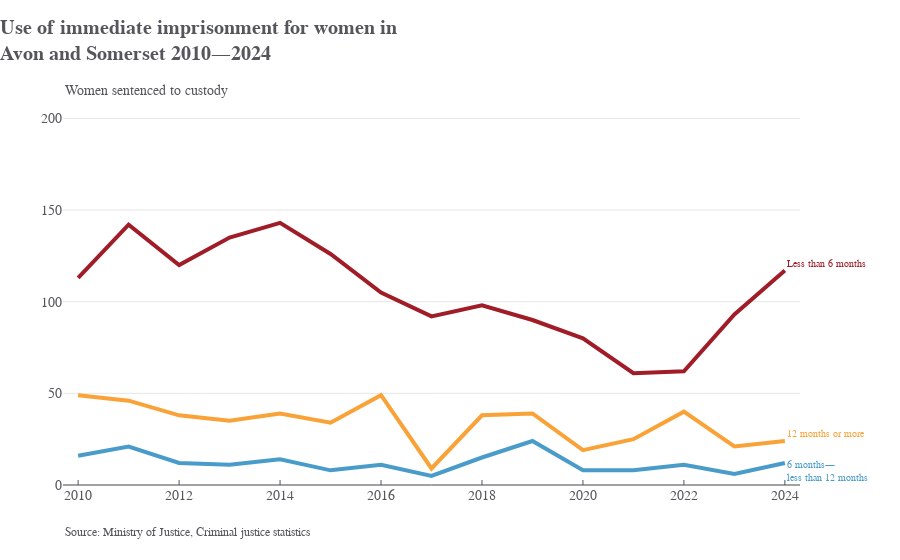
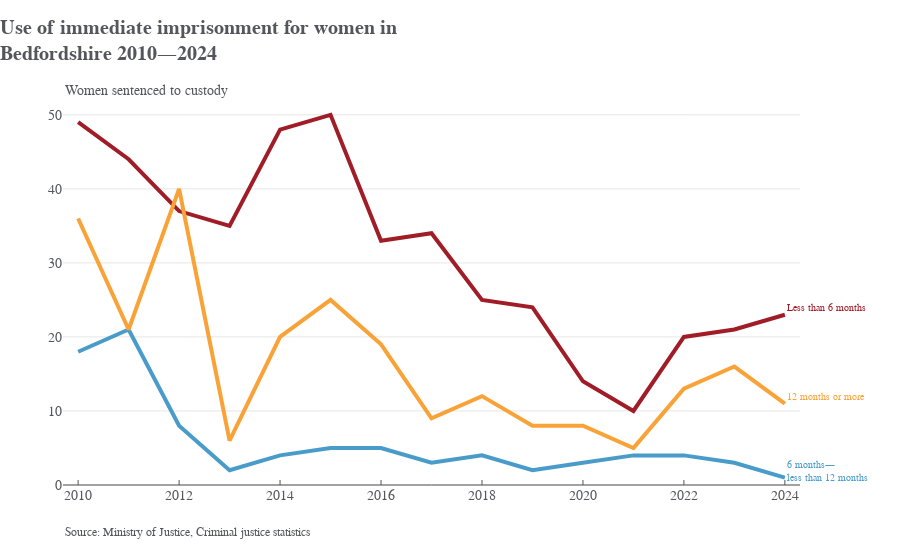
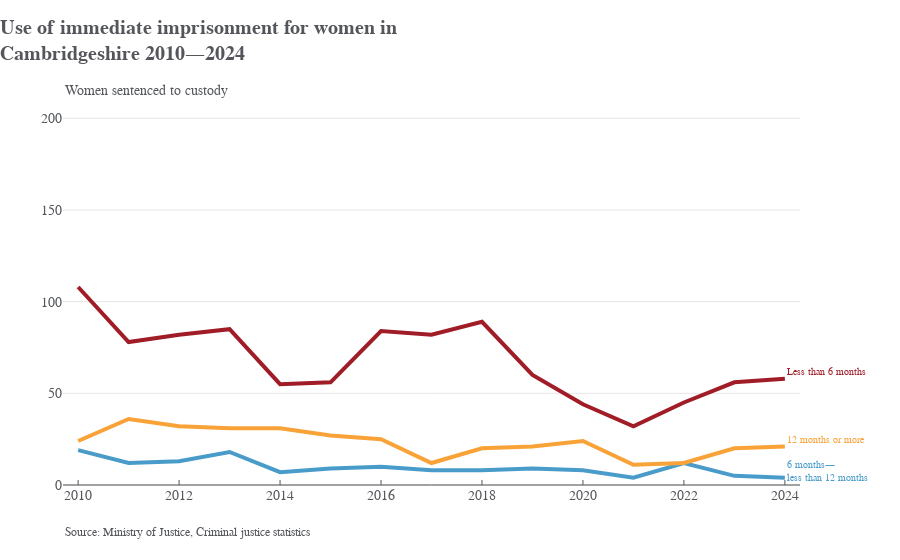
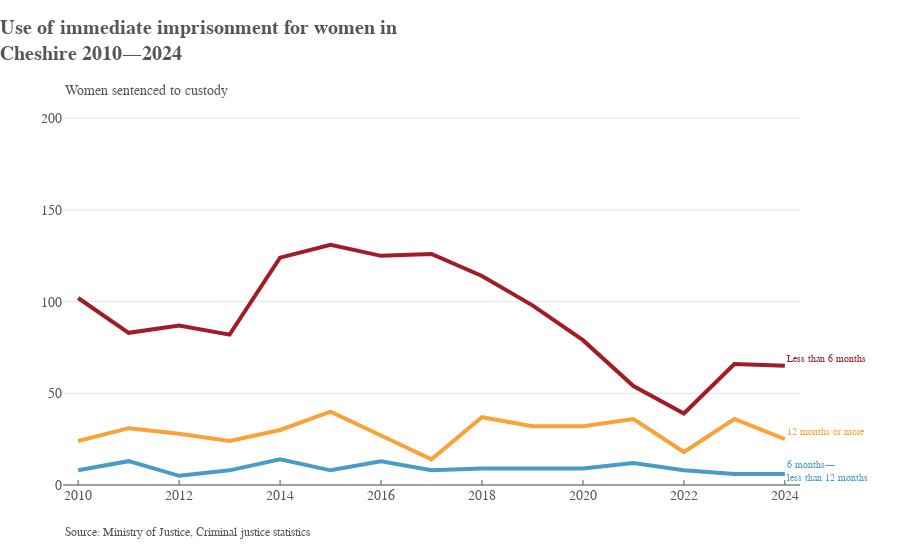

The code cell stored with these charts, in order, in its notebook:
### Code cell
chart1.main()

### Figure 1 — Plotly figure (JSON) as saved in the notebook; plotly's stock layout.template omitted (floating-point values rounded to 4 significant figures)
{"data": [{"hovertemplate": "%{y}<extra></extra>", "meta": "Avon and Somerset", "mode": "lines", "name": "Less than 6 months", "type": "scatter", "x": [2010, 2011, 2012, 2013, 2014, 2015, 2016, 2017, 2018, 2019, 2020, 2021, 2022, 2023, 2024], "y": [113, 142, 120, 135, 143, 126, 105, 92, 98, 90, 80, 61, 62, 93, 117]}, {"hovertemplate": "%{y}<extra></extra>", "meta": "Avon and Somerset", "mode": "lines", "name": "6 months—<br>less than 12 months", "type": "scatter", "x": [2010, 2011, 2012, 2013, 2014, 2015, 2016, 2017, 2018, 2019, 2020, 2021, 2022, 2023, 2024], "y": [16, 21, 12, 11, 14, 8, 11, 5, 15, 24, 8, 8, 11, 6, 12]}, {"hovertemplate": "%{y}<extra></extra>", "meta": "Avon and Somerset", "mode": "lines", "name": "12 months or more", "type": "scatter", "x": [2010, 2011, 2012, 2013, 2014, 2015, 2016, 2017, 2018, 2019, 2020, 2021, 2022, 2023, 2024], "y": [49, 46, 38, 35, 39, 34, 49, 9, 38, 39, 19, 25, 40, 21, 24]}], "layout": {"annotations": [{"align": "left", "font": {"color": "#A01D28", "size": 10}, "showarrow": false, "text": "Less than 6 months", "x": 2024, "xanchor": "left", "xref": "x", "y": 117, "yanchor": "bottom", "yref": "y"}, {"align": "left", "font": {"color": "#499CC9", "size": 10}, "showarrow": false, "text": "6 months—<br>less than 12 months", "x": 2024, "xanchor": "left", "xref": "x", "y": 0, "yanchor": "bottom", "yref": "y"}, {"align": "left", "font": {"color": "#F9A237", "size": 10}, "showarrow": false, "text": "12 months or more", "x": 2024, "xanchor": "left", "xref": "x", "y": 24, "yanchor": "bottom", "yref": "y"}, {"align": "left", "font": {"size": 12}, "showarrow": false, "text": "Source: Ministry of Justice, Criminal justice statistics", "x": 0, "xanchor": "left", "xref": "paper", "y": -0.1, "yanchor": "top", "yref": "paper"}, {"font": {"size": 14}, "showarrow": false, "text": "Women sentenced to custody", "x": 0, "xanchor": "left", "xref": "paper", "y": 1, "yanchor": "bottom", "yref": "paper"}], "hovermode": "x", "title": {"automargin": true, "text": "<b>Use of immediate imprisonment for women in<br>Avon and Somerset 2010—2024</b>", "x": 0, "xanchor": "left", "yref": "container"}, "xaxis": {"dtick": 2, "range": [2010.0, 2024.0], "tick0": 2010}, "yaxis": {"range": [0, 210], "tick0": 0, "tickformat": ",.0f", "title": {"text": ""}}}}

### Figure 2 — Plotly figure (JSON) as saved in the notebook; plotly's stock layout.template omitted (floating-point values rounded to 4 significant figures)
{"data": [{"hovertemplate": "%{y}<extra></extra>", "meta": "Bedfordshire", "mode": "lines", "name": "Less than 6 months", "type": "scatter", "x": [2010, 2011, 2012, 2013, 2014, 2015, 2016, 2017, 2018, 2019, 2020, 2021, 2022, 2023, 2024], "y": [49, 44, 37, 35, 48, 50, 33, 34, 25, 24, 14, 10, 20, 21, 23]}, {"hovertemplate": "%{y}<extra></extra>", "meta": "Bedfordshire", "mode": "lines", "name": "6 months—<br>less than 12 months", "type": "scatter", "x": [2010, 2011, 2012, 2013, 2014, 2015, 2016, 2017, 2018, 2019, 2020, 2021, 2022, 2023, 2024], "y": [18, 21, 8, 2, 4, 5, 5, 3, 4, 2, 3, 4, 4, 3, 1]}, {"hovertemplate": "%{y}<extra></extra>", "meta": "Bedfordshire", "mode": "lines", "name": "12 months or more", "type": "scatter", "x": [2010, 2011, 2012, 2013, 2014, 2015, 2016, 2017, 2018, 2019, 2020, 2021, 2022, 2023, 2024], "y": [36, 21, 40, 6, 20, 25, 19, 9, 12, 8, 8, 5, 13, 16, 11]}], "layout": {"annotations": [{"align": "left", "font": {"color": "#A01D28", "size": 10}, "showarrow": false, "text": "Less than 6 months", "x": 2024, "xanchor": "left", "xref": "x", "y": 23, "yanchor": "bottom", "yref": "y"}, {"align": "left", "font": {"color": "#499CC9", "size": 10}, "showarrow": false, "text": "6 months—<br>less than 12 months", "x": 2024, "xanchor": "left", "xref": "x", "y": 0, "yanchor": "bottom", "yref": "y"}, {"align": "left", "font": {"color": "#F9A237", "size": 10}, "showarrow": false, "text": "12 months or more", "x": 2024, "xanchor": "left", "xref": "x", "y": 11, "yanchor": "bottom", "yref": "y"}, {"align": "left", "font": {"size": 12}, "showarrow": false, "text": "Source: Ministry of Justice, Criminal justice statistics", "x": 0, "xanchor": "left", "xref": "paper", "y": -0.1, "yanchor": "top", "yref": "paper"}, {"font": {"size": 14}, "showarrow": false, "text": "Women sentenced to custody", "x": 0, "xanchor": "left", "xref": "paper", "y": 1, "yanchor": "bottom", "yref": "paper"}], "hovermode": "x", "title": {"automargin": true, "text": "<b>Use of immediate imprisonment for women in<br>Bedfordshire 2010—2024</b>", "x": 0, "xanchor": "left", "yref": "container"}, "xaxis": {"dtick": 2, "range": [2010.0, 2024.0], "tick0": 2010}, "yaxis": {"range": [0, 52], "tick0": 0, "tickformat": ",.0f", "title": {"text": ""}}}}

### Figure 3 — Plotly figure (JSON) as saved in the notebook; plotly's stock layout.template omitted (floating-point values rounded to 4 significant figures)
{"data": [{"hovertemplate": "%{y}<extra></extra>", "meta": "Cambridgeshire", "mode": "lines", "name": "Less than 6 months", "type": "scatter", "x": [2010, 2011, 2012, 2013, 2014, 2015, 2016, 2017, 2018, 2019, 2020, 2021, 2022, 2023, 2024], "y": [108, 78, 82, 85, 55, 56, 84, 82, 89, 60, 44, 32, 45, 56, 58]}, {"hovertemplate": "%{y}<extra></extra>", "meta": "Cambridgeshire", "mode": "lines", "name": "6 months—<br>less than 12 months", "type": "scatter", "x": [2010, 2011, 2012, 2013, 2014, 2015, 2016, 2017, 2018, 2019, 2020, 2021, 2022, 2023, 2024], "y": [19, 12, 13, 18, 7, 9, 10, 8, 8, 9, 8, 4, 12, 5, 4]}, {"hovertemplate": "%{y}<extra></extra>", "meta": "Cambridgeshire", "mode": "lines", "name": "12 months or more", "type": "scatter", "x": [2010, 2011, 2012, 2013, 2014, 2015, 2016, 2017, 2018, 2019, 2020, 2021, 2022, 2023, 2024], "y": [24, 36, 32, 31, 31, 27, 25, 12, 20, 21, 24, 11, 12, 20, 21]}], "layout": {"annotations": [{"align": "left", "font": {"color": "#A01D28", "size": 10}, "showarrow": false, "text": "Less than 6 months", "x": 2024, "xanchor": "left", "xref": "x", "y": 58, "yanchor": "bottom", "yref": "y"}, {"align": "left", "font": {"color": "#499CC9", "size": 10}, "showarrow": false, "text": "6 months—<br>less than 12 months", "x": 2024, "xanchor": "left", "xref": "x", "y": 0, "yanchor": "bottom", "yref": "y"}, {"align": "left", "font": {"color": "#F9A237", "size": 10}, "showarrow": false, "text": "12 months or more", "x": 2024, "xanchor": "left", "xref": "x", "y": 21, "yanchor": "bottom", "yref": "y"}, {"align": "left", "font": {"size": 12}, "showarrow": false, "text": "Source: Ministry of Justice, Criminal justice statistics", "x": 0, "xanchor": "left", "xref": "paper", "y": -0.1, "yanchor": "top", "yref": "paper"}, {"font": {"size": 14}, "showarrow": false, "text": "Women sentenced to custody", "x": 0, "xanchor": "left", "xref": "paper", "y": 1, "yanchor": "bottom", "yref": "paper"}], "hovermode": "x", "title": {"automargin": true, "text": "<b>Use of immediate imprisonment for women in<br>Cambridgeshire 2010—2024</b>", "x": 0, "xanchor": "left", "yref": "container"}, "xaxis": {"dtick": 2, "range": [2010.0, 2024.0], "tick0": 2010}, "yaxis": {"range": [0, 210], "tick0": 0, "tickformat": ",.0f", "title": {"text": ""}}}}

### Figure 4 — Plotly figure (JSON) as saved in the notebook; plotly's stock layout.template omitted (floating-point values rounded to 4 significant figures)
{"data": [{"hovertemplate": "%{y}<extra></extra>", "meta": "Cheshire", "mode": "lines", "name": "Less than 6 months", "type": "scatter", "x": [2010, 2011, 2012, 2013, 2014, 2015, 2016, 2017, 2018, 2019, 2020, 2021, 2022, 2023, 2024], "y": [102, 83, 87, 82, 124, 131, 125, 126, 114, 98, 79, 54, 39, 66, 65]}, {"hovertemplate": "%{y}<extra></extra>", "meta": "Cheshire", "mode": "lines", "name": "6 months—<br>less than 12 months", "type": "scatter", "x": [2010, 2011, 2012, 2013, 2014, 2015, 2016, 2017, 2018, 2019, 2020, 2021, 2022, 2023, 2024], "y": [8, 13, 5, 8, 14, 8, 13, 8, 9, 9, 9, 12, 8, 6, 6]}, {"hovertemplate": "%{y}<extra></extra>", "meta": "Cheshire", "mode": "lines", "name": "12 months or more", "type": "scatter", "x": [2010, 2011, 2012, 2013, 2014, 2015, 2016, 2017, 2018, 2019, 2020, 2021, 2022, 2023, 2024], "y": [24, 31, 28, 24, 30, 40, 27, 14, 37, 32, 32, 36, 18, 36, 25]}], "layout": {"annotations": [{"align": "left", "font": {"color": "#A01D28", "size": 10}, "showarrow": false, "text": "Less than 6 months", "x": 2024, "xanchor": "left", "xref": "x", "y": 65, "yanchor": "bottom", "yref": "y"}, {"align": "left", "font": {"color": "#499CC9", "size": 10}, "showarrow": false, "text": "6 months—<br>less than 12 months", "x": 2024, "xanchor": "left", "xref": "x", "y": 0, "yanchor": "bottom", "yref": "y"}, {"align": "left", "font": {"color": "#F9A237", "size": 10}, "showarrow": false, "text": "12 months or more", "x": 2024, "xanchor": "left", "xref": "x", "y": 25, "yanchor": "bottom", "yref": "y"}, {"align": "left", "font": {"size": 12}, "showarrow": false, "text": "Source: Ministry of Justice, Criminal justice statistics", "x": 0, "xanchor": "left", "xref": "paper", "y": -0.1, "yanchor": "top", "yref": "paper"}, {"font": {"size": 14}, "showarrow": false, "text": "Women sentenced to custody", "x": 0, "xanchor": "left", "xref": "paper", "y": 1, "yanchor": "bottom", "yref": "paper"}], "hovermode": "x", "title": {"automargin": true, "text": "<b>Use of immediate imprisonment for women in<br>Cheshire 2010—2024</b>", "x": 0, "xanchor": "left", "yref": "container"}, "xaxis": {"dtick": 2, "range": [2010.0, 2024.0], "tick0": 2010}, "yaxis": {"range": [0, 210], "tick0": 0, "tickformat": ",.0f", "title": {"text": ""}}}}
